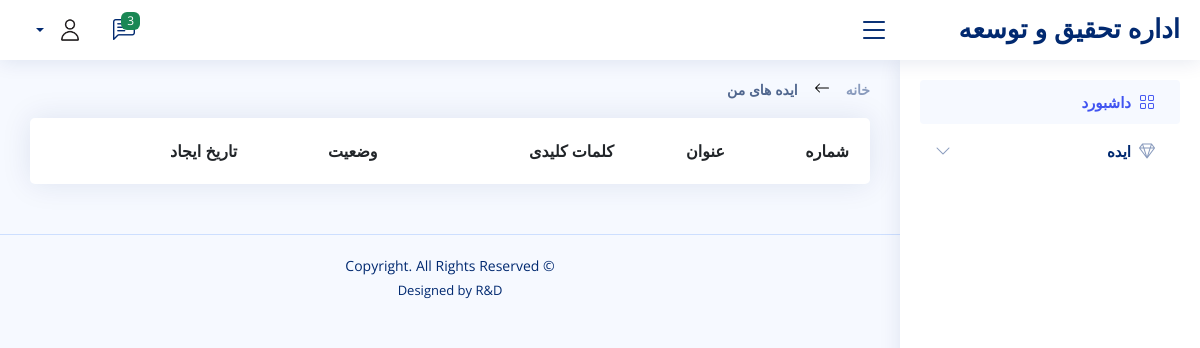
/home/ideas/ (signed in), run on an earlier commit of the app's database.
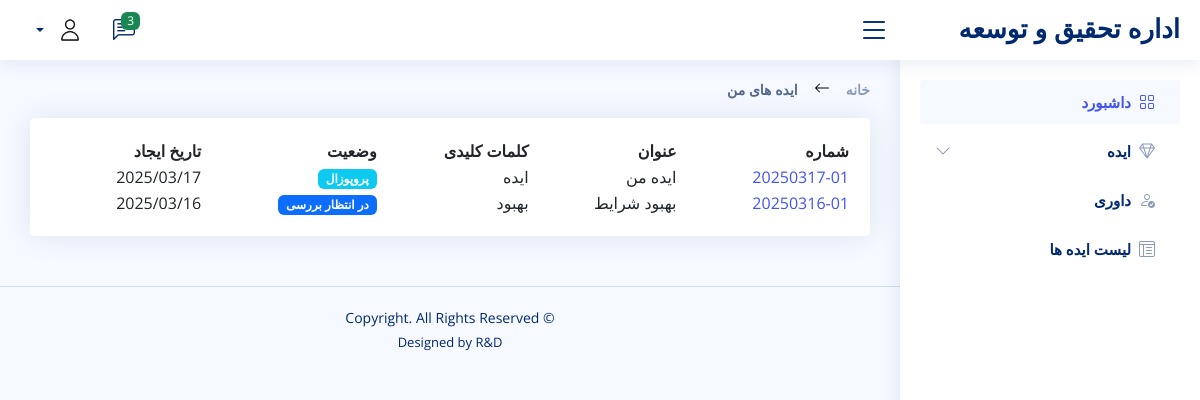
And on a later commit of the database.
### dashboard/models.py (models this page shows, shortened)
class Idea(models.Model):
    title = models.CharField(max_length=255, verbose_name="عنوان ایده نوآورانه")
    keywords = models.CharField(max_length=255, verbose_name='کلمات کلیدی')
    goal = models.CharField(max_length=255, verbose_name="هدف ایده")
    importance = models.TextField(verbose_name="ضرورت و اهمیت ایده")
    details = models.TextField(verbose_name="توضیحات تکمیلی")
    date = models.DateField(verbose_name="تاریخ")
    identifier = models.CharField(max_length=20, verbose_name="شماره")
    proposal = models.OneToOneField(Proposal, null=True, blank=True, on_delete=models.CASCADE)
    user = models.ForeignKey(settings.AUTH_USER_MODEL, on_delete=models.CASCADE)
    status = models.CharField(max_length=20, verbose_name="وضعیت")

### dashboard/views.py (the view)
# urls.py: path('home/ideas/', all_ideas, name='all_ideas'),
@login_required
def all_ideas(request):
    ideas = Idea.objects.all().order_by('-date')
    return render(request, 'user-ideas.html', {'ideas': ideas})

### dashboard/templatetags/auth_extras.py (called while the page is built)
@register.filter(name='has_group')
def has_group(user, group_name):
    return user.groups.filter(name=group_name).exists()

### templates/user-ideas.html (shortened to what this page needs)
{% extends "base.html" %}
{% block content %}
<main id="main" class="main">
    <div class="pagetitle">
        <nav>
            <ol class="breadcrumb">
                <li class="breadcrumb-item"><a href="/home">خانه</a></li>
                <li class="breadcrumb-item active">ایده های من</li>
            </ol>
        </nav>
    </div>
    <section class="section">
        <div class="row">
            <div class="col-lg-12">
                <div class="card">
                    <div class="card-body" style="margin-top: 20px;">
                        <link rel="stylesheet" type="text/css" href="https://cdn.datatables.net/1.10.20/css/jquery.dataTables.css">
                        <table id="myTable" class="display" style="width:100%">
                            <thead>
                                <tr>
                                    <th>شماره</th>
                                    <th>عنوان</th>
                                    <th>کلمات کلیدی</th>
                                    <th>وضعیت</th>
                                    <th>تاریخ ایجاد</th>
                                </tr>
                            </thead>
                            <tbody>
                                {% for idea in ideas %}
                                <tr>
                                    <td><a href="{% url 'track_idea' idea.identifier %}">{{ idea.identifier }}</a></td>
                                    <td>{{ idea.title }}</td>
                                    <td>{{ idea.keywords }}</td>
                                    <td>
                                        {% if idea.status == 'pending' %}
                                            <span class="badge bg-primary">در انتظار بررسی</span>
                                        {% elif idea.status == 'proposal' %}
                                            <span class="badge bg-info">پروپوزال</span>
                                        {% elif idea.status == 'referee' %}
                                            <span class="badge bg-secondary">داوری</span>
                                        {% elif idea.status == 'rejected' %}
                                            <span class="badge bg-danger">رد شده</span>
                                        {% elif idea.status == 'approved' %}
                                            <span class="badge bg-success">تایید شده</span>
                                        {% endif %}
                                    </td>
                                    <td>{{ idea.date|date:"Y/m/d" }}</td>
                                </tr>
                                {% endfor %}
                            </tbody>
                        </table>
                    </div>
                </div>
            </div>
        </div>
    </section>
</main>
{% endblock %}

### templates/base.html (shortened to what this page needs)
{% load static %}
{% load auth_extras %}
<!DOCTYPE html>
<html dir=rtl lang=fa>
<head>
  <link href="{% static 'assets/vendor/bootstrap-icons/bootstrap-icons.css' %}" rel="stylesheet">
  <link href="{% static 'assets/vendor/boxicons/css/boxicons.min.css' %}" rel="stylesheet">
  <link href="{% static 'assets/vendor/quill/quill.snow.css' %}" rel="stylesheet">
  <link href="{% static 'assets/vendor/quill/quill.bubble.css' %}" rel="stylesheet">
  <link href="{% static 'assets/vendor/remixicon/remixicon.css' %}" rel="stylesheet">
  <link href="{% static 'assets/vendor/simple-datatables/style.css' %}" rel="stylesheet">
  <link href="{% static 'assets/vendor/bootstrap/css/bootstrap.rtl.min.css' %}" rel="stylesheet">
  <link rel="stylesheet" href="https://cdn.jsdelivr.net/npm/bootstrap-icons@1.11.3/font/bootstrap-icons.min.css">
  <link rel="stylesheet" href="https://cdn.jsdelivr.net/npm/persian-datepicker@1.2.0/dist/css/persian-datepicker.min.css">
  <link href="{% static 'assets/css/style.css' %}" rel="stylesheet">
</head>
<body>
  <header id="header" class="header fixed-top d-flex align-items-center">
    <div class="d-flex align-items-center justify-content-between" style="margin-right: 20px;">
      <a href="/home" class="logo d-flex align-items-center">
        <span class="d-none d-lg-block">اداره تحقیق و توسعه</span>
      </a>
      <i class="bi bi-list toggle-sidebar-btn"></i>
    </div>
    <nav class="header-nav ms-auto">
      <ul class="d-flex align-items-center">
        <li class="nav-item dropdown">
          <a class="nav-link nav-icon" href="#" data-bs-toggle="dropdown">
            <i class="bi bi-chat-left-text"></i>
            <span class="badge bg-success badge-number">3</span>
          </a>
        </li>
        <li class="nav-item dropdown pe-3">
          <a class="nav-link nav-profile d-flex align-items-center pe-0" href="#" data-bs-toggle="dropdown">
            <img src="{% static 'assets/img/profile.png' %}" alt="Profile" class="rounded-circle">
            <span class="d-none d-md-block dropdown-toggle ps-2">{{username}}</span>
          </a>
        </li>
      </ul>
    </nav>
  </header>
  <aside id="sidebar" class="sidebar">
    <ul class="sidebar-nav" id="sidebar-nav">
      <li class="nav-item">
        <a class="nav-link " href="/home">
          <i class="bi bi-grid me-2"></i>
          <span>داشبورد</span>
        </a>
      </li>
      <li class="nav-item">
        <a class="nav-link collapsed" data-bs-target="#icons-nav" data-bs-toggle="collapse" href="#">
          <i class="bi bi-gem me-2"></i><span>ایده</span><i class="bi bi-chevron-down ms-auto"></i>
        </a>
      </li>
      {% if user|has_group:"referee" %}
      <li class="nav-item">
        <a class="nav-link collapsed" href="/home/referee">
          <i class="bi bi-person-check me-2"></i>
          <span>داوری</span>
        </a>
      </li>
      {% endif %}
      {% if user|has_group:"employee" %}
      <li class="nav-item">
        <a class="nav-link collapsed" href="/home/ideas">
          <i class="bi bi-layout-text-window-reverse me-2"></i>
          <span>لیست ایده ها</span>
        </a>
      </li>
      {% endif %}
    </ul>
  </aside>
  {% block content %}
  {% endblock %}
  <footer id="footer" class="footer">
    <div class="copyright">
      &copy; Copyright. All Rights Reserved
    </div>
    <div class="credits">
      Designed by R&D
    </div>
  </footer>
</body>
</html>

### static/assets/css/style.css (style rules this page uses)
:root { scroll-behavior: smooth; }
body { font-family: "Open Sans", sans-serif; background: #f6f9ff; color: #444444; }
a { color: #4154f1; text-decoration: none; }
#main { margin-top: 60px; padding: 20px 30px; transition: all 0.3s; }
.pagetitle { margin-bottom: 10px; }
.card { margin-bottom: 30px; border: none; border-radius: 5px; box-shadow: 0px 0 30px rgba(1, 41, 112, 0.1); }
.card-body { padding: 0 20px 20px 20px; }
.breadcrumb { font-size: 14px; font-family: "Nunito", sans-serif; color: #899bbd; font-weight: 600; left: 0; }
.breadcrumb a { color: #899bbd; transition: 0.3s; }
.breadcrumb .breadcrumb-item::before { color: #899bbd; }
.breadcrumb .active { color: #51678f; font-weight: 600; }
.logo { line-height: 1; }
@media (min-width: 1200px) { .logo { width: 280px; } }
.logo span { font-size: 26px; font-weight: 700; color: #012970; font-family: "Nunito", sans-serif; }
.header { transition: all 0.5s; z-index: 997; height: 60px; box-shadow: 0px 2px 20px rgba(1, 41, 112, 0.1); background-color: #fff; padding-left: 20px; }
.header .toggle-sidebar-btn { font-size: 32px; padding-right: 10px; cursor: pointer; color: #012970; }
.header-nav ul { list-style: none; }
.header-nav>ul { margin: 0; padding: 0; }
.header-nav .nav-icon { font-size: 22px; color: #012970; margin-left: 25px; position: relative; }
.header-nav .nav-profile { color: #012970; }
.header-nav .nav-profile img { max-height: 36px; }
.header-nav .nav-profile span { font-size: 14px; font-weight: 600; }
.header-nav .badge-number { position: absolute; inset: -2px -5px auto auto; font-weight: normal; font-size: 12px; padding: 3px 6px; }
.sidebar { position: fixed; top: 60px; right: 0; bottom: 0; width: 300px; z-index: 996; transition: all 0.3s; padding: 20px; overflow-y: auto; scrollbar-width: thin; scrollbar-color: #aab7cf transparent; box-shadow: 0px 0px 20px rgba(1, 41, 112, 0.1); background-color: #fff; }
@media (min-width: 1200px) { #main, #footer { margin-right: 300px; } }
.sidebar-nav { padding: 0; margin: 0; list-style: none; }
.sidebar-nav li { padding: 0; margin: 0; list-style: none; }
.sidebar-nav .nav-item { margin-bottom: 5px; }
.sidebar-nav .nav-link { display: flex; align-items: center; font-size: 15px; font-weight: 600; color: #4154f1; transition: 0.3; background: #f6f9ff; padding: 10px 15px; border-radius: 4px; }
.sidebar-nav .nav-link i { font-size: 16px; margin-right: 10px; color: #4154f1; }
.sidebar-nav .nav-link.collapsed { color: #012970; background: #fff; }
.sidebar-nav .nav-link.collapsed i { color: #899bbd; }
.sidebar-nav .nav-link .bi-chevron-down { margin-right: 0; transition: transform 0.2s ease-in-out; }
.footer { padding: 20px 0; font-size: 14px; transition: all 0.3s; border-top: 1px solid #cddfff; }
.footer .copyright { text-align: center; color: #012970; }
.footer .credits { padding-top: 5px; text-align: center; font-size: 13px; color: #012970; }

### templates/user-ideas.html (style rules this page uses)
.breadcrumb { direction: rtl; }
.breadcrumb-item + .breadcrumb-item::before { vertical-align: middle; margin: 0 0.5rem; }
.card-body { overflow-x: auto; }
#myTable { width: 100% !important; min-width: 600px; }

What changed in the data, as far as the page shows it:
added Idea: identifier "20250317-01", title "ایده من", keywords "ایده", status "پروپوزال", date "2025/03/17"
added Idea: identifier "20250316-01", title "بهبود شرایط", keywords "بهبود", status "در انتظار بررسی", date "2025/03/16"
Also different on the page:
text now shown: "داوری لیست ایده ها"
